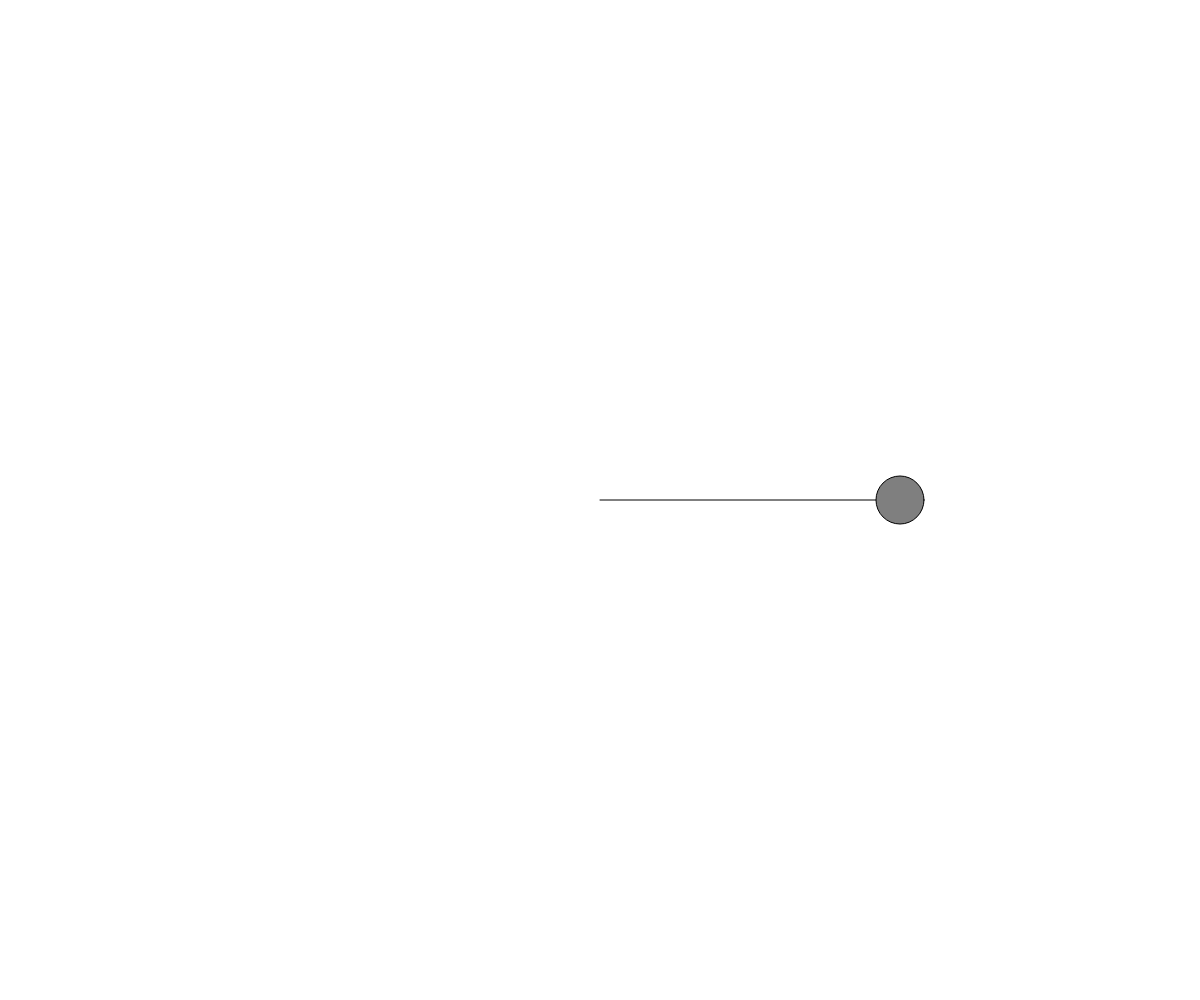
Frame 1 (no input)
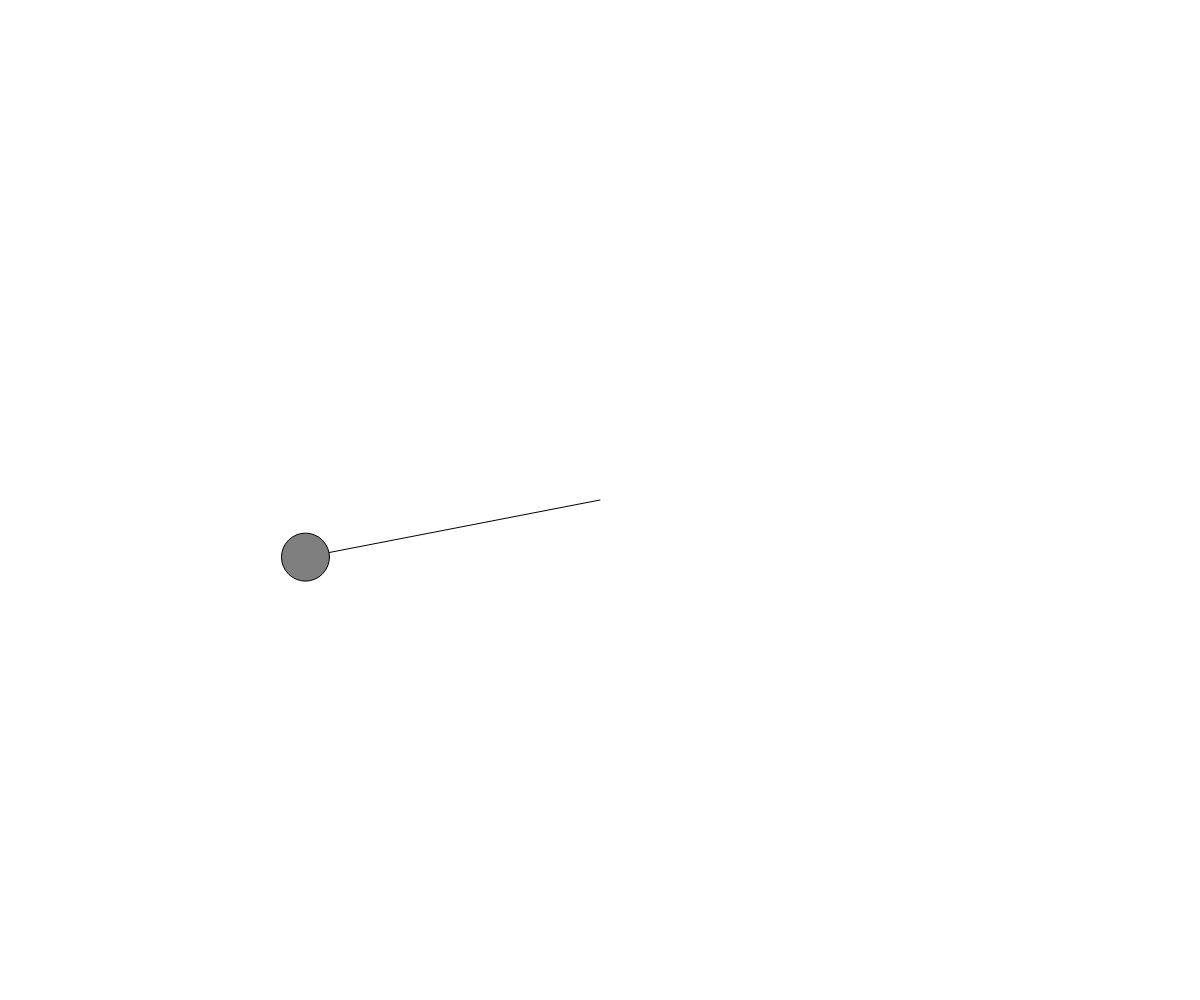
Frame 60 (no input)
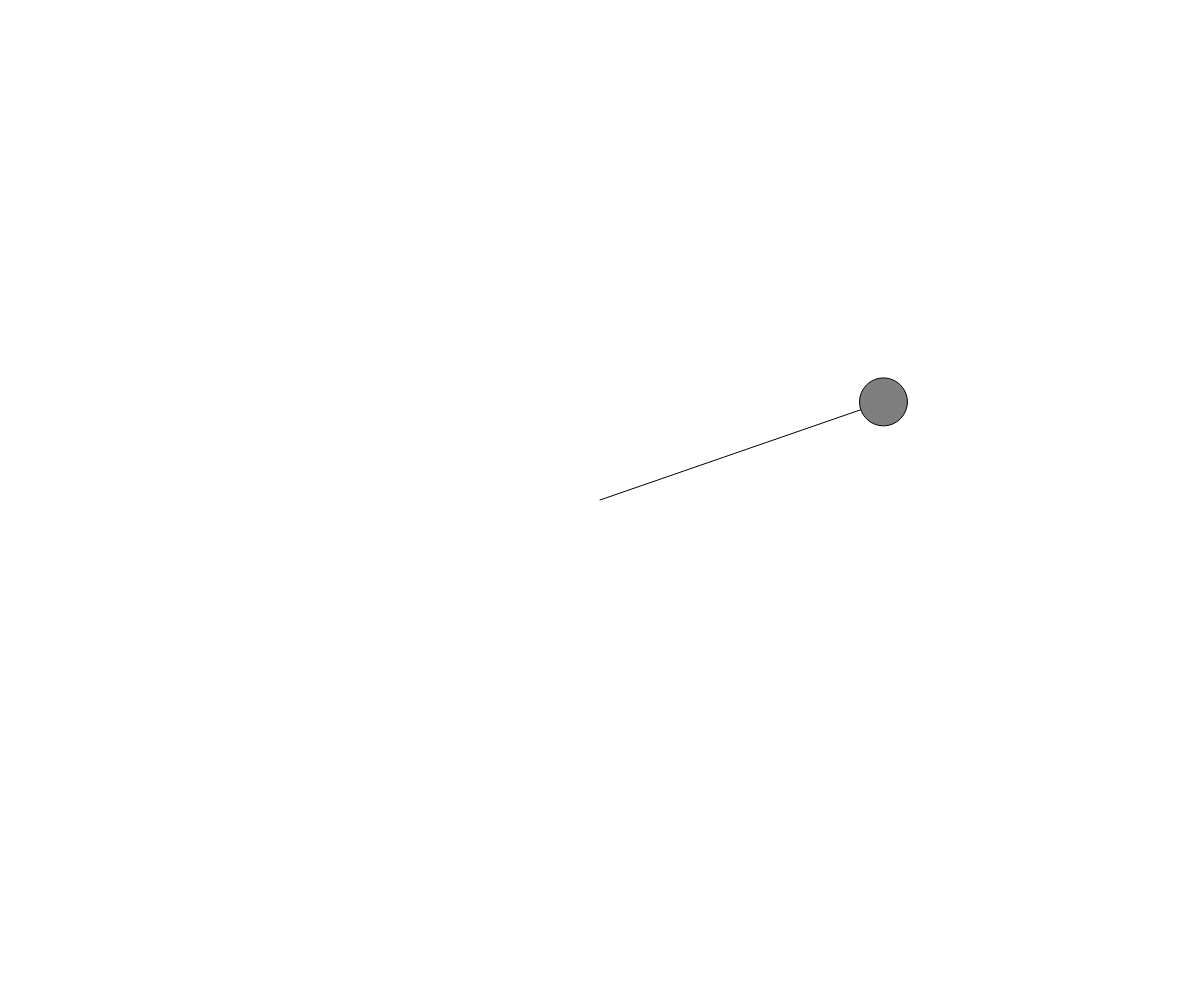
Frame 120 (the mouse pressed at the canvas centre since frame 60)

The p5.js sketch that drew these frames (run headless with seeded random() and noise() and a simulated clock; from frame 60 on, the mouse is pressed at the canvas centre):

// p5.js sketch
// ── sketch.js
let r;
let theta;

function setup() {
  createCanvas(windowWidth, windowHeight);
  
  r = height * 0.3;
  theta = 0;
  
}

function draw() {
  background(255);
  
  translate(width / 2, height / 2); // remet le 0;0 au centre de l'image
  
  let x = r * cos(theta);
  let y = r * sin(theta);
  
  fill(127);
  stroke(0);
  line(0, 0, x, y);
  circle(x, y, 48);
  
  theta += 0.05;
  
  
}
